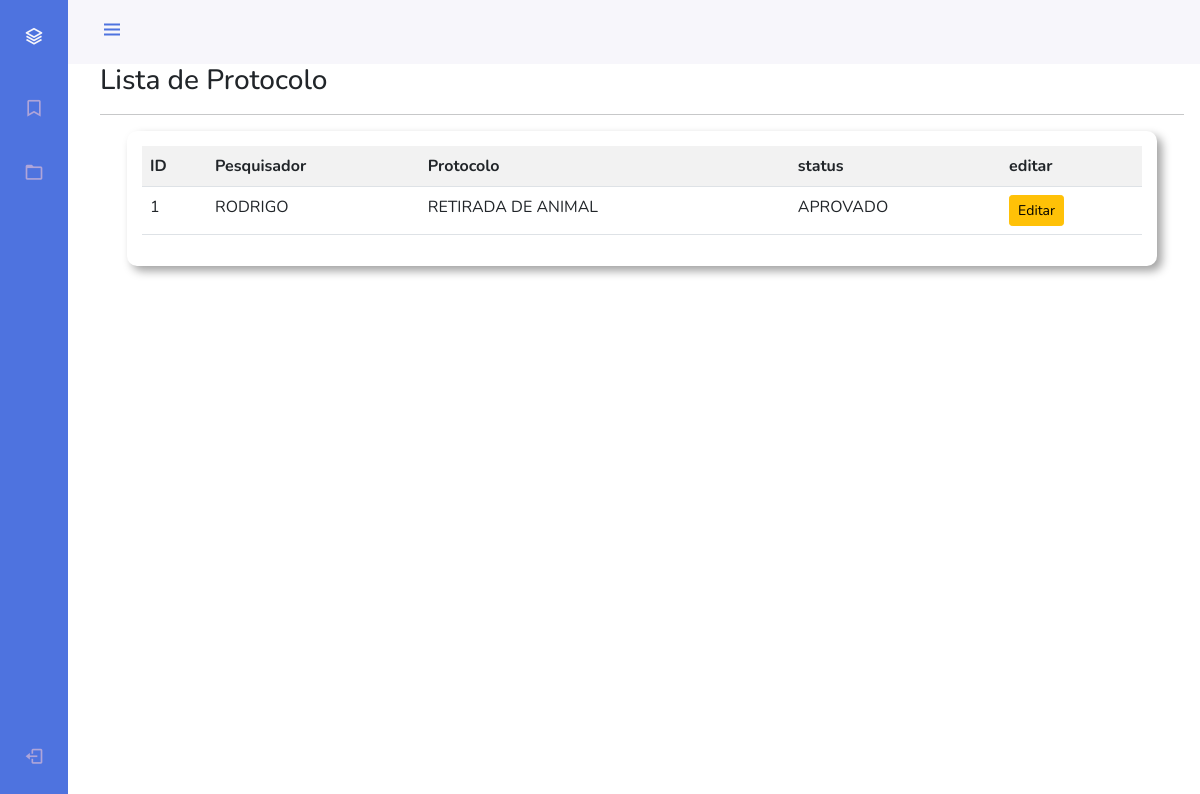
Screenshot of /listar/encaminhar/ (signed in) with the database file from the repository.
### secretaria/models.py (models this page shows)
class Encaminhar(models.Model):
    UserProtocolo = models.ForeignKey(User, on_delete=models.PROTECT,verbose_name="Selecione o Avaliador:", limit_choices_to={'groups': 2})
    protocoloEN = models.ForeignKey(Protocolo,on_delete=models.CASCADE,verbose_name="Escolha o Protocolo",limit_choices_to={'status': 'PENDENTE'})

### Pesquisador/models.py (models this page shows)
class User(AbstractUser):
    nome = models.CharField("Nome: ",max_length=200,null=True, blank=True)
    email = models.EmailField(max_length=100,null=True, blank=True)
    idade = models.CharField(max_length=3,null=True, blank=True)
    cpf = models.CharField(max_length=14 ,verbose_name='CPF',null=True,blank=True)
    universidade = models.CharField(max_length=100,null=True)
    is_avaliador = models.BooleanField("É Avaliador ?",default=True, null=True)
    is_presidente = models.BooleanField('É presidente ?', default=False)
    def __str__(self):
       return self.nome

class Protocolo(models.Model):
    STATUS_CHOICES = [
    ('APROVADO', 'APROVADO'),
    ('REPROVADO', 'REPROVADO'),
    ('PENDENTE', 'PENDENTE'),
]
    titulo_protocolo = models.CharField('Titulo', max_length=100, null=True)
    justificativa = models.CharField('Justificativa',max_length=100)
    bioterio = models.ForeignKey(Bioterio, on_delete=models.CASCADE, null=True)
    resumo = models.TextField("Resumo em Português")
    resumo_en = models.TextField("Resumo em Inglês")
    data_inicio = models.DateField("Data de Início")
    data_termino = models.DateField("Data de Termino")
    especie = models.CharField("Espécie", max_length=50)
    quantidade = models.IntegerField()
    status = models.CharField(max_length=9, choices=STATUS_CHOICES, default='PENDENTE', blank=True)
    def __str__(self):
        return self.titulo_protocolo

### secretaria/views.py (the view)
# urls.py: path('listar/encaminhar/',views.EncaminharList.as_view(), name="listar1"),
class EncaminharList(ListView):
    model = Encaminhar
    template_name = 'pesquisador/avaliador/lista-protocolo-pe.html'
    def get_queryset(self):
        self.object_list = Encaminhar.objects.filter(UserProtocolo=self.request.user)
        return self.object_list

### template/pesquisador/avaliador/lista-protocolo-pe.html (shortened to what this page needs)
{% extends 'model-page.html'%}
{% load static %}
{% load crispy_forms_tags %}
{% block conteudo %}
{% if request.user.groups.all.0.name == "Avaliador" %}
<link rel="stylesheet" href="{% static 'css/section.css' %}">
<h3>Lista de Protocolo</h3>
<hr>
<section style="margin-top: 10px;">
    <div class="table-responsive">
        <table class="table table-striped">
            <tr>
                <th>ID</th>
                <th>Pesquisador</th>
                <th>Protocolo</th>
                <th>status</th>
                <th>editar</th>
            </tr>
            {% for protocolo in object_list %}
            <tr>
                <td>{{ protocolo.id }}</td>
                <td>{{ protocolo.UserProtocolo }}</td>
                <td>{{ protocolo.protocoloEN}}</td>
                <td>{{ protocolo.protocoloEN.status}}</td>
                <td>
                    <a href="{% url 'editar-protocolo' protocolo.pk %}" class="btn btn-warning btn-sm">Editar</a>
                </td>
            </tr>
            {% empty %}
            <tr>
                <td colspan="5">Nenhum protocolo registrado.</td>
            </tr>
            {% endfor %}
        </table>
    </div>
</section>
{% else %}
    <a href="{% url 'logout' %}" class="btn btn-primary" >Logout</a>
    <hr>
    <h2>Você não tem permissão pagina somente para Avaliador</h2>
{% endif %}
{% endblock %}

### static/css/styles.css (style rules this page uses)
:root { --header-height: 3rem; --nav-width: 68px; --first-color: #4e73df; --first-color-light: #AFA5D9; --white-color: #F7F6FB; --body-font: 'Nunito', sans-serif; --normal-font-size: 1rem; --z-fixed: 100; }
*,::before,::after { box-sizing: border-box; }
body { position: relative; margin: var(--header-height) 0 0 0; padding: 0 1rem; font-family: var(--body-font); font-size: var(--normal-font-size); transition: .5s; }
a { text-decoration: none; }
@media screen and (min-width: 768px) { body { margin: calc(var(--header-height) + 1rem) 0 0 0; padding-left: calc(var(--nav-width) + 2rem); } }

### static/css/section.css (style rules this page uses)
section { background: white; width: 95%; padding: 15px; border-radius: 10px; margin: auto; box-shadow: 5px 5px 10px rgba(0, 0, 0, 0.37); }

### template/pesquisador/avaliador/lista-protocolo-pe.html (style rules this page uses)
.table-responsive { width: 100%; }

### rows the page displays
Encaminhar: id "1", UserProtocolo "RODRIGO", protocoloEN "RETIRADA DE ANIMAL", protocoloEN.status "APROVADO"
